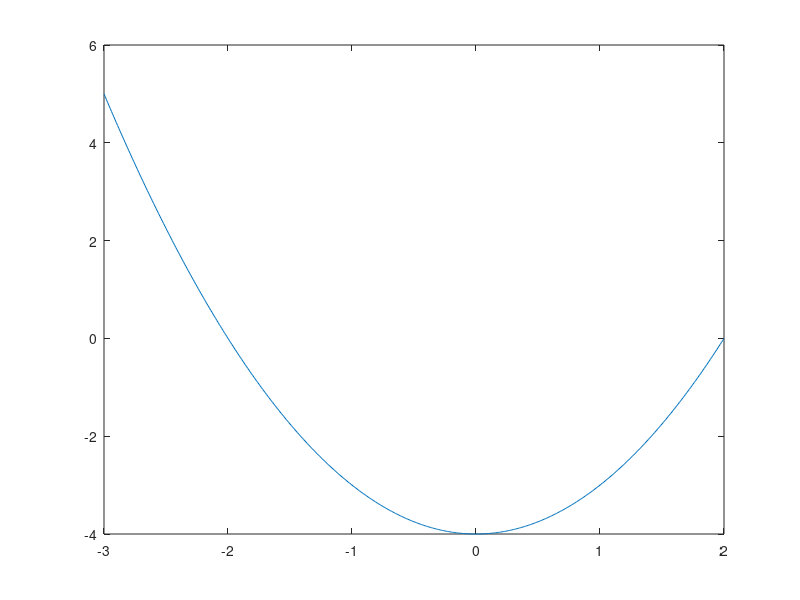

The MATLAB source for this figure: (Note: this script raises an error after producing the figure.)
function f11

x=-3:0.01:2;
y=x.^2-4;
plot(x,y)

for k=1:5
[m n]=ginput(1),s='x: '+string(m)+' y: '+string(n),gtext(s)
end


